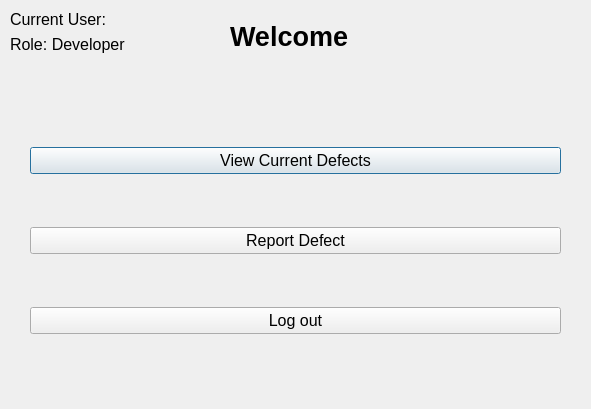
<?xml version="1.0" encoding="UTF-8"?>
<ui version="4.0">
 <class>devMenu</class>
 <widget class="QDialog" name="devMenu">
  <property name="geometry">
   <rect>
    <x>0</x>
    <y>0</y>
    <width>591</width>
    <height>409</height>
   </rect>
  </property>
  <property name="windowTitle">
   <string>Dialog</string>
  </property>
  <widget class="QWidget" name="verticalLayoutWidget">
   <property name="geometry">
    <rect>
     <x>30</x>
     <y>100</y>
     <width>531</width>
     <height>281</height>
    </rect>
   </property>
   <layout class="QVBoxLayout" name="verticalLayout">
    <item>
     <widget class="QPushButton" name="viewDefBtn">
      <property name="font">
       <font>
        <pointsize>12</pointsize>
       </font>
      </property>
      <property name="text">
       <string>View Current Defects</string>
      </property>
     </widget>
    </item>
    <item>
     <widget class="QPushButton" name="reportDefBtn">
      <property name="font">
       <font>
        <pointsize>12</pointsize>
       </font>
      </property>
      <property name="text">
       <string>Report Defect</string>
      </property>
     </widget>
    </item>
    <item>
     <widget class="QPushButton" name="logOutBtn">
      <property name="sizePolicy">
       <sizepolicy hsizetype="Minimum" vsizetype="Fixed">
        <horstretch>0</horstretch>
        <verstretch>0</verstretch>
       </sizepolicy>
      </property>
      <property name="font">
       <font>
        <pointsize>12</pointsize>
        <kerning>true</kerning>
       </font>
      </property>
      <property name="text">
       <string>Log out</string>
      </property>
     </widget>
    </item>
   </layout>
  </widget>
  <widget class="QWidget" name="formLayoutWidget">
   <property name="geometry">
    <rect>
     <x>10</x>
     <y>10</y>
     <width>144</width>
     <height>52</height>
    </rect>
   </property>
   <layout class="QFormLayout" name="formLayout">
    <item row="1" column="0">
     <widget class="QLabel" name="label_3">
      <property name="font">
       <font>
        <pointsize>12</pointsize>
       </font>
      </property>
      <property name="text">
       <string>Role: Developer  </string>
      </property>
     </widget>
    </item>
    <item row="0" column="0">
     <widget class="QLabel" name="label_2">
      <property name="font">
       <font>
        <pointsize>12</pointsize>
        <weight>50</weight>
        <bold>false</bold>
       </font>
      </property>
      <property name="text">
       <string>Current User: </string>
      </property>
     </widget>
    </item>
   </layout>
  </widget>
  <widget class="QLabel" name="label">
   <property name="geometry">
    <rect>
     <x>230</x>
     <y>20</y>
     <width>131</width>
     <height>33</height>
    </rect>
   </property>
   <property name="baseSize">
    <size>
     <width>0</width>
     <height>0</height>
    </size>
   </property>
   <property name="font">
    <font>
     <pointsize>20</pointsize>
     <weight>75</weight>
     <bold>true</bold>
    </font>
   </property>
   <property name="text">
    <string>Welcome</string>
   </property>
   <property name="scaledContents">
    <bool>false</bool>
   </property>
  </widget>
 </widget>
 <resources/>
 <connections/>
</ui>
